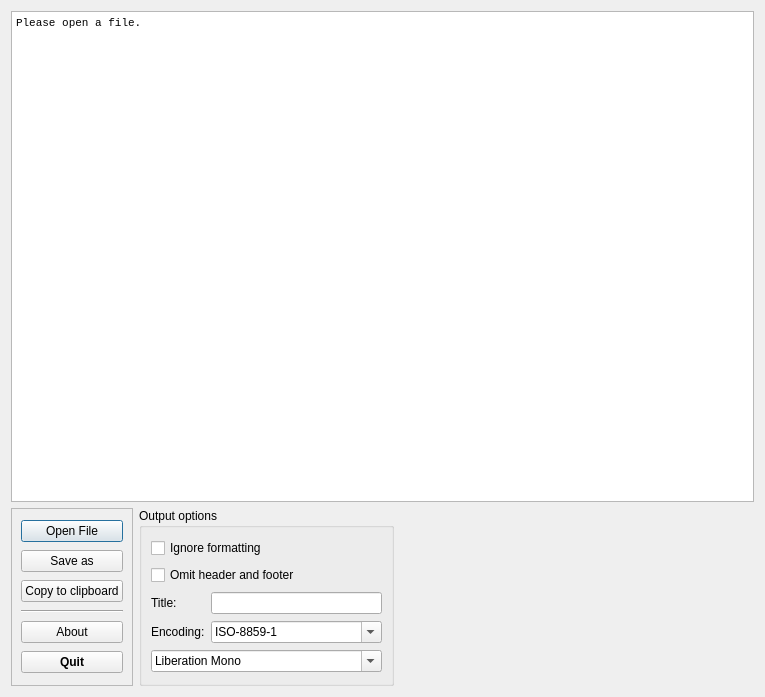
<ui version="4.0" >
 <class>Dialog</class>
 <widget class="QDialog" name="Dialog" >
  <property name="windowModality" >
   <enum>Qt::NonModal</enum>
  </property>
  <property name="geometry" >
   <rect>
    <x>0</x>
    <y>0</y>
    <width>765</width>
    <height>697</height>
   </rect>
  </property>
  <property name="sizePolicy" >
   <sizepolicy vsizetype="Preferred" hsizetype="Preferred" >
    <horstretch>0</horstretch>
    <verstretch>0</verstretch>
   </sizepolicy>
  </property>
  <property name="windowTitle" >
   <string>ANSIFilter</string>
  </property>
  <property name="windowIcon" >
   <iconset/>
  </property>
  <layout class="QGridLayout" >
   <item row="0" column="0" colspan="3" >
    <widget class="QTextEdit" name="textEdit" >
     <property name="sizePolicy" >
      <sizepolicy vsizetype="Expanding" hsizetype="Expanding" >
       <horstretch>1</horstretch>
       <verstretch>1</verstretch>
      </sizepolicy>
     </property>
     <property name="font" >
      <font>
       <family>Courier New</family>
       <pointsize>10</pointsize>
      </font>
     </property>
     <property name="acceptDrops" >
      <bool>false</bool>
     </property>
     <property name="toolTip" >
      <string/>
     </property>
     <property name="readOnly" >
      <bool>true</bool>
     </property>
     <property name="html" >
      <string>&lt;html>&lt;head>&lt;meta name="qrichtext" content="1" />&lt;style type="text/css">
p, li { white-space: pre-wrap; }
&lt;/style>&lt;/head>&lt;body style=" font-family:'Courier New'; font-size:10pt; font-weight:400; font-style:normal;">
&lt;p style=" margin-top:0px; margin-bottom:0px; margin-left:0px; margin-right:0px; -qt-block-indent:0; text-indent:0px; font-family:'MS Shell Dlg 2'; font-size:8pt;">Please open a file.&lt;/p>&lt;/body>&lt;/html></string>
     </property>
    </widget>
   </item>
   <item row="1" column="0" >
    <widget class="QFrame" name="frame" >
     <property name="sizePolicy" >
      <sizepolicy vsizetype="Preferred" hsizetype="Maximum" >
       <horstretch>0</horstretch>
       <verstretch>0</verstretch>
      </sizepolicy>
     </property>
     <property name="frameShape" >
      <enum>QFrame::StyledPanel</enum>
     </property>
     <property name="frameShadow" >
      <enum>QFrame::Raised</enum>
     </property>
     <layout class="QVBoxLayout" >
      <item>
       <widget class="QPushButton" name="pbFileOpen" >
        <property name="toolTip" >
         <string>Open a text file.</string>
        </property>
        <property name="text" >
         <string>Open File</string>
        </property>
       </widget>
      </item>
      <item>
       <widget class="QPushButton" name="pbSaveAs" >
        <property name="toolTip" >
         <string>Save the opened file as text, HTML or RTF.</string>
        </property>
        <property name="text" >
         <string>Save as</string>
        </property>
       </widget>
      </item>
      <item>
       <widget class="QPushButton" name="pbClipboard" >
        <property name="toolTip" >
         <string>Copy opened file as plain text to clipboard</string>
        </property>
        <property name="text" >
         <string>Copy to clipboard</string>
        </property>
       </widget>
      </item>
      <item>
       <widget class="Line" name="line" >
        <property name="orientation" >
         <enum>Qt::Horizontal</enum>
        </property>
       </widget>
      </item>
      <item>
       <widget class="QPushButton" name="pbAbout" >
        <property name="toolTip" >
         <string>Show information about this program.</string>
        </property>
        <property name="text" >
         <string>About</string>
        </property>
       </widget>
      </item>
      <item>
       <widget class="QPushButton" name="pbExit" >
        <property name="font" >
         <font>
          <weight>75</weight>
          <bold>true</bold>
         </font>
        </property>
        <property name="toolTip" >
         <string>Quit the program.</string>
        </property>
        <property name="text" >
         <string>Quit</string>
        </property>
       </widget>
      </item>
     </layout>
    </widget>
   </item>
   <item row="1" column="1" >
    <widget class="QGroupBox" name="groupBox" >
     <property name="sizePolicy" >
      <sizepolicy vsizetype="Preferred" hsizetype="Maximum" >
       <horstretch>0</horstretch>
       <verstretch>0</verstretch>
      </sizepolicy>
     </property>
     <property name="title" >
      <string>Output options</string>
     </property>
     <property name="alignment" >
      <set>Qt::AlignLeading|Qt::AlignLeft|Qt::AlignTop</set>
     </property>
     <layout class="QGridLayout" >
      <item row="0" column="0" colspan="2" >
       <widget class="QCheckBox" name="cbIgnoreSequences" >
        <property name="sizePolicy" >
         <sizepolicy vsizetype="Fixed" hsizetype="Maximum" >
          <horstretch>0</horstretch>
          <verstretch>0</verstretch>
         </sizepolicy>
        </property>
        <property name="toolTip" >
         <string>Show and save files without the ANSI formatting information.</string>
        </property>
        <property name="text" >
         <string>Ignore formatting</string>
        </property>
       </widget>
      </item>
      <item row="1" column="0" colspan="2" >
       <widget class="QCheckBox" name="cbFragment" >
        <property name="sizePolicy" >
         <sizepolicy vsizetype="Fixed" hsizetype="Maximum" >
          <horstretch>0</horstretch>
          <verstretch>0</verstretch>
         </sizepolicy>
        </property>
        <property name="toolTip" >
         <string>Save HTML without header and footer to paste it into existing documents.</string>
        </property>
        <property name="text" >
         <string>Omit header and footer</string>
        </property>
       </widget>
      </item>
      <item row="2" column="0" >
       <widget class="QLabel" name="label_2" >
        <property name="sizePolicy" >
         <sizepolicy vsizetype="Minimum" hsizetype="Maximum" >
          <horstretch>0</horstretch>
          <verstretch>0</verstretch>
         </sizepolicy>
        </property>
        <property name="text" >
         <string>Title:</string>
        </property>
        <property name="buddy" >
         <cstring>leTitle</cstring>
        </property>
       </widget>
      </item>
      <item row="2" column="1" >
       <widget class="QLineEdit" name="leTitle" >
        <property name="sizePolicy" >
         <sizepolicy vsizetype="Fixed" hsizetype="Preferred" >
          <horstretch>0</horstretch>
          <verstretch>0</verstretch>
         </sizepolicy>
        </property>
        <property name="toolTip" >
         <string>Set the output document title.</string>
        </property>
       </widget>
      </item>
      <item row="3" column="0" >
       <widget class="QLabel" name="label" >
        <property name="sizePolicy" >
         <sizepolicy vsizetype="Preferred" hsizetype="Maximum" >
          <horstretch>0</horstretch>
          <verstretch>0</verstretch>
         </sizepolicy>
        </property>
        <property name="text" >
         <string>Encoding:</string>
        </property>
        <property name="buddy" >
         <cstring>comboEncoding</cstring>
        </property>
       </widget>
      </item>
      <item row="3" column="1" >
       <widget class="QComboBox" name="comboEncoding" >
        <property name="sizePolicy" >
         <sizepolicy vsizetype="Fixed" hsizetype="Preferred" >
          <horstretch>0</horstretch>
          <verstretch>0</verstretch>
         </sizepolicy>
        </property>
        <property name="toolTip" >
         <string>Set the encoding (has to match input file encoding).</string>
        </property>
        <property name="editable" >
         <bool>true</bool>
        </property>
        <item>
         <property name="text" >
          <string>ISO-8859-1</string>
         </property>
        </item>
        <item>
         <property name="text" >
          <string>ISO-8859-2</string>
         </property>
        </item>
        <item>
         <property name="text" >
          <string>ISO-8859-3</string>
         </property>
        </item>
        <item>
         <property name="text" >
          <string>ISO-8859-4</string>
         </property>
        </item>
        <item>
         <property name="text" >
          <string>ISO-8859-6</string>
         </property>
        </item>
        <item>
         <property name="text" >
          <string>ISO-8859-7</string>
         </property>
        </item>
        <item>
         <property name="text" >
          <string>ISO-8859-8</string>
         </property>
        </item>
        <item>
         <property name="text" >
          <string>ISO-8859-9</string>
         </property>
        </item>
        <item>
         <property name="text" >
          <string>ISO-8859-10</string>
         </property>
        </item>
        <item>
         <property name="text" >
          <string>ISO-8859-11</string>
         </property>
        </item>
        <item>
         <property name="text" >
          <string>ISO-8859-13</string>
         </property>
        </item>
        <item>
         <property name="text" >
          <string>ISO-8859-14</string>
         </property>
        </item>
        <item>
         <property name="text" >
          <string>ISO-8859-15</string>
         </property>
        </item>
        <item>
         <property name="text" >
          <string>UTF-8</string>
         </property>
        </item>
       </widget>
      </item>
      <item row="4" column="0" colspan="2" >
       <widget class="QFontComboBox" name="comboFont" >
        <property name="toolTip" >
         <string>Set the output font.</string>
        </property>
        <property name="currentFont" >
         <font>
          <family>Courier New</family>
         </font>
        </property>
       </widget>
      </item>
     </layout>
    </widget>
   </item>
   <item row="1" column="2" >
    <spacer>
     <property name="orientation" >
      <enum>Qt::Horizontal</enum>
     </property>
     <property name="sizeHint" >
      <size>
       <width>415</width>
       <height>178</height>
      </size>
     </property>
    </spacer>
   </item>
  </layout>
 </widget>
 <tabstops>
  <tabstop>pbFileOpen</tabstop>
  <tabstop>pbSaveAs</tabstop>
  <tabstop>pbAbout</tabstop>
  <tabstop>pbExit</tabstop>
  <tabstop>cbIgnoreSequences</tabstop>
  <tabstop>cbFragment</tabstop>
  <tabstop>leTitle</tabstop>
  <tabstop>comboEncoding</tabstop>
  <tabstop>comboFont</tabstop>
  <tabstop>textEdit</tabstop>
 </tabstops>
 <resources/>
 <connections>
  <connection>
   <sender>pbExit</sender>
   <signal>clicked()</signal>
   <receiver>Dialog</receiver>
   <slot>close()</slot>
   <hints>
    <hint type="sourcelabel" >
     <x>607</x>
     <y>531</y>
    </hint>
    <hint type="destinationlabel" >
     <x>336</x>
     <y>278</y>
    </hint>
   </hints>
  </connection>
 </connections>
</ui>
